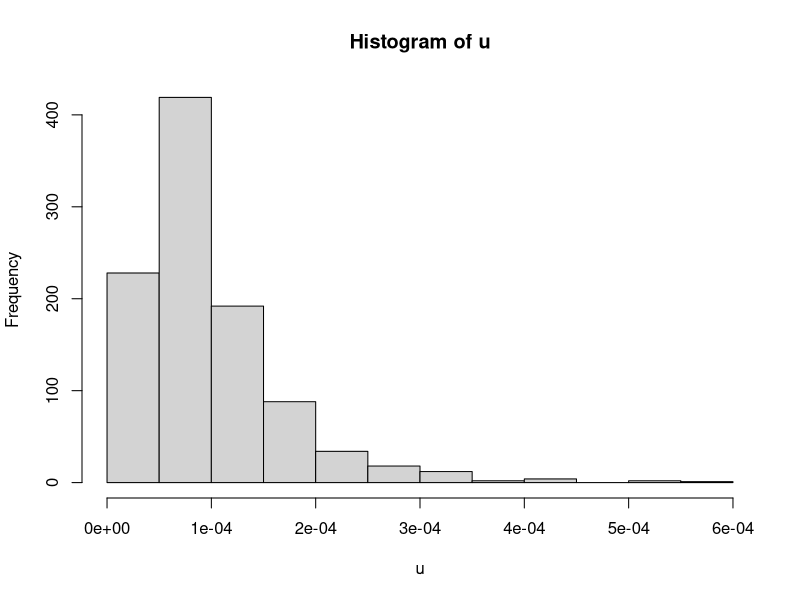

Write R code to recreate this figure.

repetitions = 1000
u_initial = 0.0001
m_sd = 0.02


u = rep(u_initial, repetitions)

for(generation in 1:1000){
	u = u * rnorm(repetitions, 1, m_sd)
}

hist(u)